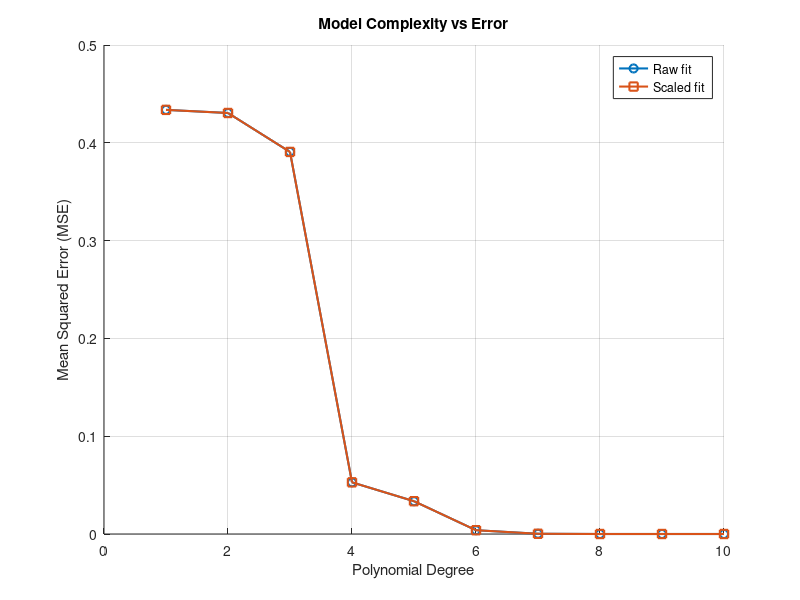

This figure's MATLAB source:
clear; close all; clc;

x = linspace(0, 10, 10)';                    
y = sin(x) + 0.15*randn(size(x));            

degrees     = 1:10;                          
errors_raw  = zeros(size(degrees));          
errors_scal = zeros(size(degrees));          

for n = degrees
    p_raw      = polyfit(x, y, n);           
    y_hat_raw  = polyval(p_raw, x);          
    errors_raw(n) = mean((y - y_hat_raw).^2);
    
    [p_sc, S, mu] = polyfit(x, y, n);        
    y_hat_sc  = polyval(p_sc, x, S, mu);     
    errors_scal(n) = mean((y - y_hat_sc).^2);
end

figure; hold on; grid on;
plot(degrees, errors_raw,  '-o', 'LineWidth', 1.5);
plot(degrees, errors_scal, '-s', 'LineWidth', 1.5);
xlabel('Polynomial Degree'); ylabel('Mean Squared Error (MSE)');
title('Model Complexity vs Error');
legend('Raw fit', 'Scaled fit', 'Location', 'NorthEast');
